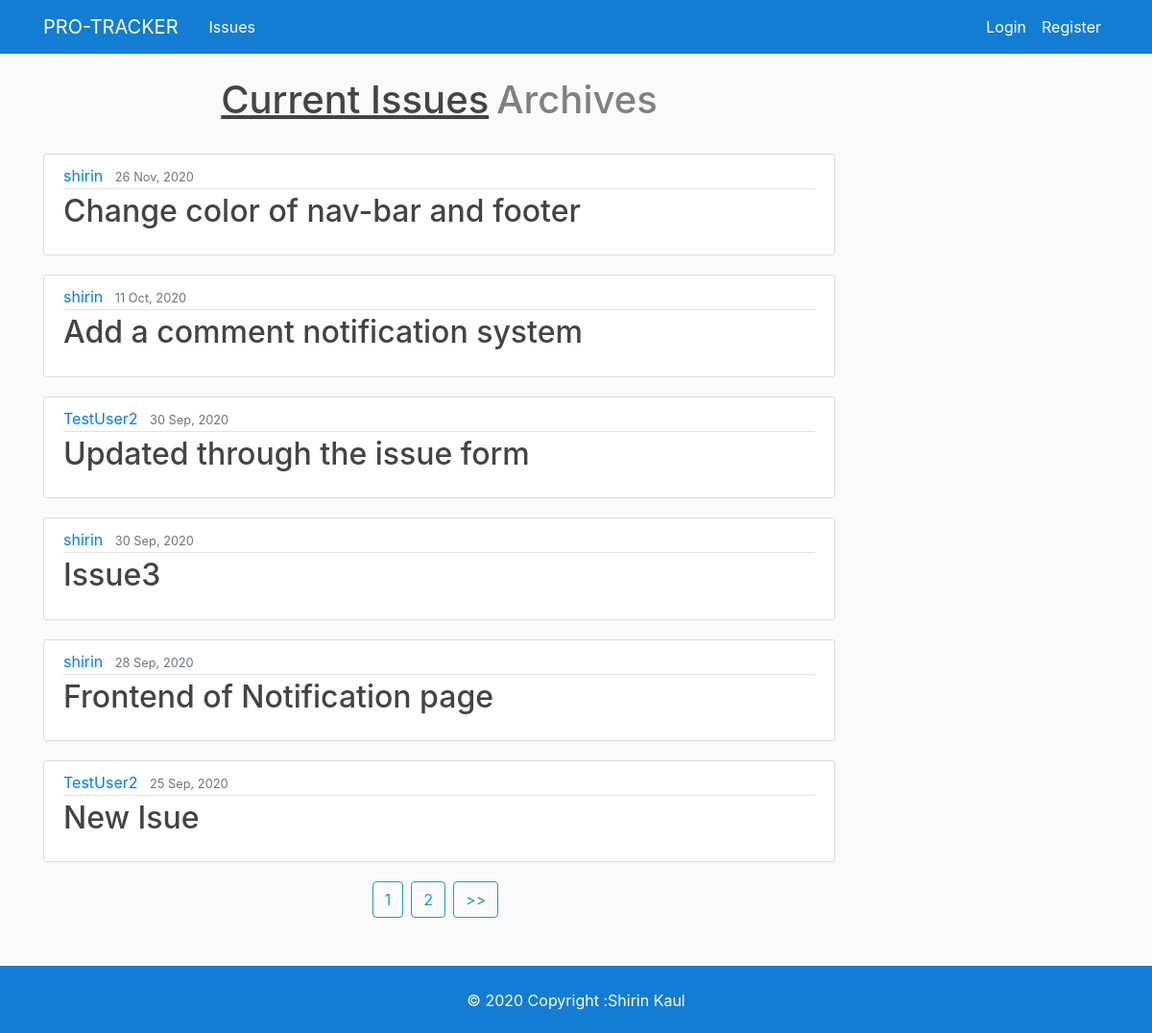
The app's page /issue/, older data.
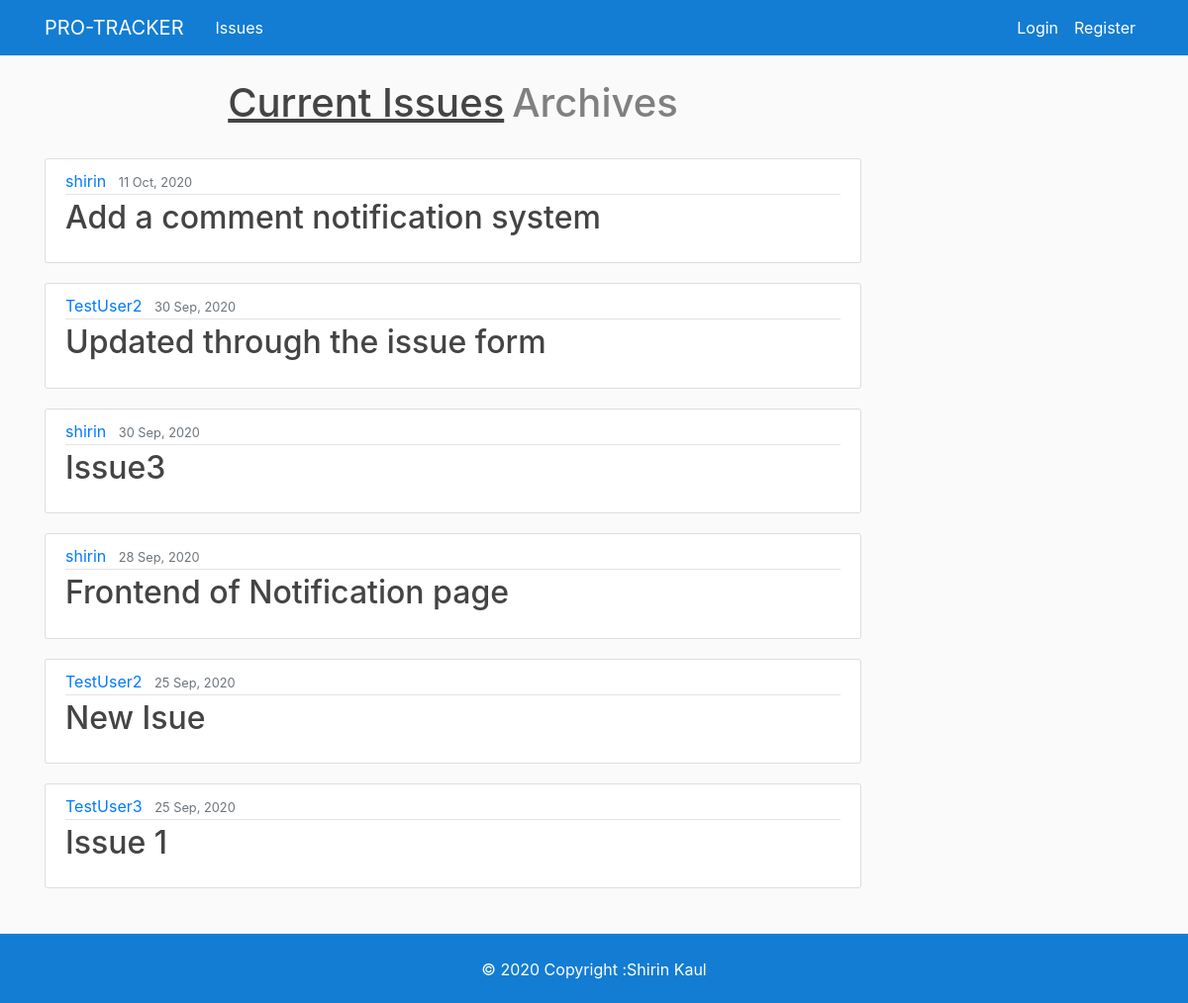
The same page, newer data.
### issue/models.py (models this page shows, shortened)
class Issue(models.Model):
    PRIORITY_CHOICES= (
        ('high','high'),
        ('medium','medium'),
        ('low', 'low')
    )
    title=models.CharField(max_length=100)
    content=RichTextUploadingField(verbose_name='Body',null=True,blank=True)
    date_created=models.DateTimeField(default=timezone.now)
    priority=models.CharField(max_length=30, choices=PRIORITY_CHOICES)
    author = models.ManyToManyField(User)
    completed = models.BooleanField(default=False)
    def body_summary(self):
        return markdownify(self.content[:200] + "...")

### issue/views.py (the view)
# urls.py: path('', views.IssueListView.as_view(), name='issue-home'),
class IssueListView(ListView):
    model = Issue
    template_name='issue/home.html'
    context_object_name='posts'
    paginate_by=6
    def get_queryset(self):
        return Issue.objects.filter(completed=False).order_by('-id')

### issue/templates/issue/home.html (shortened to what this page needs)
{% extends "issue/base.html" %}
{% block content %}
  <div class="col-md-9">
    {% if posts.first.completed %}
      <h1 style="display:inline-block;"class="d-flex justify-content-center">
        <a style="color:grey;"href="{% url 'issue-home' %}" class="mr-2">   Current Issues</a>
        <u>Archives</u>
      </h1>
      <br>
    {% else %}
      <h1 style="display:inline-block;"class="d-flex justify-content-center">
        <u>Current Issues</u>
        <a style="color:grey;"href="{% url 'issue-archive' %}" class="ml-2">   Archives</a>
      </h1>
      <br>
    {%endif%}
    {% for post in posts %}
      <article class="media content-section">
          <div class="media-body">
            <div class="article-metadata">
              <a class="mr-2" href="{% url 'user-issues' post.author.first.username %}">{{ post.author.first }}</a>
              <small class="text-muted">{{ post.date_created|date:"j M, Y"}}</small>
            </div>
            <h2><a class="article-title" href="{% url 'issue-detail' post.id %}">{{ post.title }}</a></h2>
          </div>
      </article>
    {%endfor%}
    <div class="d-flex justify-content-center">
      {% if is_paginated %}
          {% for num in page_obj.paginator.page_range %}
              {% if page_obj.number == num %}
                  <a class="btn btn-outline-info mb-4 mr-2" href="?page={{ num }}">{{ num }}</a>
              {% elif num > page_obj.number|add:'-2' and num < page_obj.number|add:'2' %}
                  <a class="btn btn-outline-info mb-4 mr-2" href="?page={{ num }}">{{ num }}</a>
              {% endif %}
          {% endfor %}
          {% if page_obj.has_next %}
              <a class="btn btn-outline-info mb-4 mr-2" href="?page={{ page_obj.next_page_number }}">
                  >>
              </a>
          {% endif %}
      {% endif %}
    </div>
    <br>
    <br>
    <br>
    <br>
  </div>
{% endblock content %}

Row changes from the older to the newer data that the page shows:
removed Issue: author.first "shirin", date_created "26 Nov, 2020", title "Change color of nav-bar and footer"
now on this page (row unchanged): Issue: author.first "TestUser3", date_created "25 Sep, 2020", title "Issue 1"
Text that changed along with them:
list line gone: "1"
list line gone: "2"
